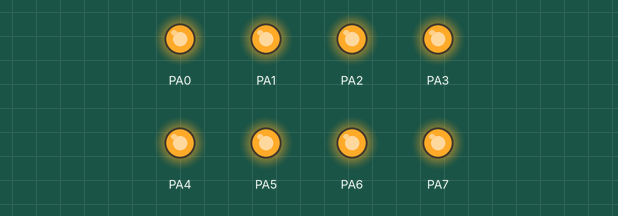
Bench run of a program on a simulated ATmega1284P, built with avr-gcc and emulated at 1 MHz. Shown: output pins drawn as LEDs (lit = HIGH). Random numbers use the default seed unless the program sets one.

Above: at 0.13 s.
At 4.84 s:
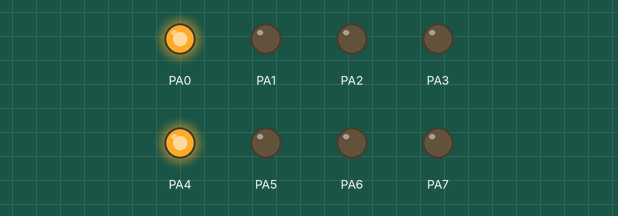
At 9.83 s:
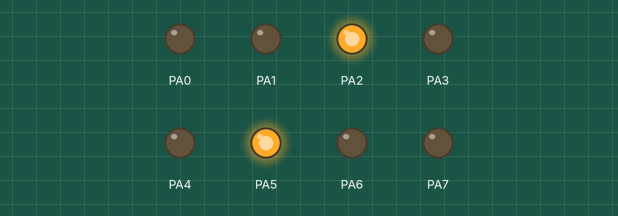
At 19.79 s:
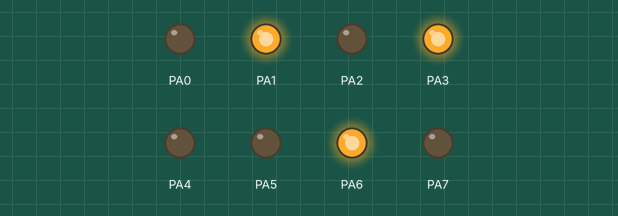
At 29.75 s:
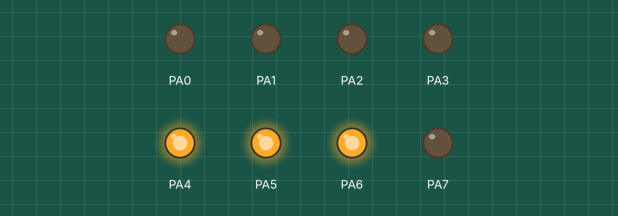
At 39.71 s:
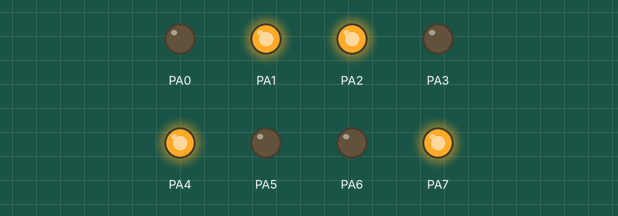
Timing chart, 0 to 40.0 s (numbered marks = the images above):
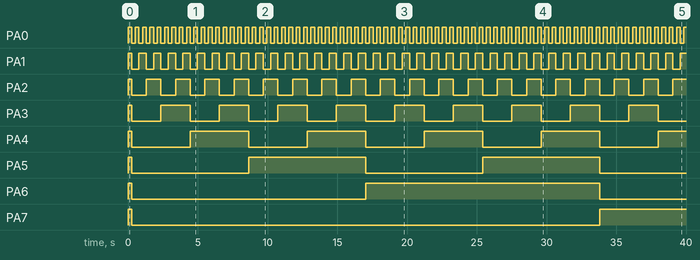

Measured:
- by itself, PA0: alternates HIGH for 0.26 s and LOW for 0.26 s
- by itself, PA1: repeats every 1.0 s: LOW 0.52 s, HIGH 0.52 s
- by itself, PA2: repeats every 2.1 s: LOW 1.0 s, HIGH 1.0 s
- by itself, PA3: repeats every 4.2 s: LOW 2.1 s, HIGH 2.1 s
- by itself, PA4: repeats every 8.4 s: LOW 4.2 s, HIGH 4.2 s
- by itself, PA5: repeats every 16.8 s: LOW 8.4 s, HIGH 8.4 s
- by itself, PA6: LOW → HIGH at 0.00 s, → LOW 0.26 s later, → HIGH 16.8 s later, → LOW 16.8 s later
- by itself, PA7: LOW → HIGH at 0.00 s, → LOW 0.26 s later, → HIGH 33.6 s later

The program:

main.c
```c
#include <avr/interrupt.h>
#include <avr/io.h>
#include <string.h>
//#define F_CPU 20000000UL

static uint8_t counter = 0xFF;
void configure_interrupt(void);

uint8_t main(void) {
  configure_interrupt();
  sei();
  while (1) {

  }
  return 0;
}

ISR(TIMER0_OVF_vect, ISR_BLOCK) {
  // Run every ~125 ms
  cli();
  PORTA = ++counter; //counter;
  sei();
}

void configure_interrupt(void) {
  // Enable Interrupt
  TIMSK0 = (1 << TOIE0);
  // No wave generator
  // 1024 Prescaler
  TCCR0B = (1 << CS02) | (1 << CS00);
  // 76 Hz

  PORTA = counter;

  DDRA = 0xFF;
  TCNT0 = 0;
  TIMSK0 = 1 << TOIE0;
  TIFR0 = 1 << TOV0;
}
```

tictactoe.c
```c
#include <avr/interrupt.h>
#include <avr/io.h>
#include <string.h>

#include <keyboard_driver.h>
#include <lights_driver.h>
#include <screen_buffer_driver.h>

static const __flash char __which_move[] = "Would you like to play X or O?";
static const __flash char __invalid_move[] = "Invalid selection...";
static const __flash char __make_move[] =
    "Enter the number for selection of play. ie. 5 for center";
static const __flash char __winner_player[] = "Congrats. You win.";
static const __flash char __winner_computer[] = ":(. Computer wins.";
static const __flash char __winner_tie[] = "It's a draw.";

enum Move { EMPTY, X, O };

enum Move winner(enum Move board[3][3]);
bool game_over(enum Move board[3][3]);
void clear_board(enum Move board[3][3]);

void tictactoe(void) {
  char buffer[80] = "\0";
  enum Move board[3][3];
  enum Move player;
  enum Move current_move = X;
  clear_board(board);

  while (true) {
    output_line_flash(__which_move);
    scroll_line();
    keyboard_wait_for_line(buffer, 80);

    if (strcmp(buffer, "O") || strcmp(buffer, "o")) {
      player = O;
      break;
    } else if (strcmp(buffer, "X") || strcmp(buffer, "x")) {
      player = X;
      break;
    }
  }

  while (!game_over(board) && winner(board) == EMPTY) {
    uint8_t i, j;
    if (current_move == player) {
      do {
        output_line_flash(__make_move);
        scroll_line();
        keyboard_wait_for_line(buffer, 80);
        i = buffer[0] - '0';
        j = i % 3;
        i /= 3;
      } while (i >= 0 && i < 3 && j >= 0 && j < 3 && board[i][j] != EMPTY);
      board[i][j] = player;
    } else {
      do {
        i = random(9);
        j = i % 3;
        i /= 3;
      } while (board[i][j] != EMPTY);
      board[i][j] = player == X ? O : X;
    }
    current_move = current_move == X ? O : X;
  }

  enum Move game_winner = winner(board);
  if (game_winner == player) {
    output_line_flash(__winner_player);
  } else if (game_winner == EMPTY) {
    output_line_flash(__winner_computer);
  } else {
    output_line_flash(__winner_tie);
  }
  scroll_line();
  return;
}

void clear_board(enum Move board[3][3]) {
  for (uint8_t i = 0; i < 3; ++i) {
    for (uint8_t j = 0; j < 3; ++j) {
      board[i][j] = EMPTY;
    }
  }
}

void print_board(enum Move board[3][3]) {
  char buffer[6] = "\0|\0|\0\0";
  for (uint8_t i = 0; i < 3; ++i) {
    for (uint8_t j = 0; j < 3; ++j) {
      buffer[j * 2] = (i * 3 + j) + '0';
      if (board[i][j] != EMPTY) {
        buffer[j * 2] = board[i][j] == X ? 'X' : 'O';
      }
    }
    output_line(buffer);
    scroll_line();
  }
}

enum Move winner(enum Move board[3][3]) {
  for (uint8_t i = 0; i < 3; ++i) {
    if (board[i][0] != EMPTY && board[i][0] == board[i][1] &&
        board[i][1] == board[i][2]) {
      return board[i][0];
    }
    if (board[0][i] != EMPTY && board[0][i] == board[1][i] &&
        board[1][i] == board[2][i]) {
      return board[0][i];
    }
  }
  if (board[1][1] != EMPTY) {
    if ((board[0][0] == board[1][1] && board[1][1] == board[2][2]) ||
        (board[0][2] == board[1][1] && board[1][1] == board[2][0])) {
      return board[1][1];
    }
  }
  return EMPTY;
}

bool game_over(enum Move board[3][3]) {
  for (uint8_t i = 0; i < 3; ++i) {
    for (uint8_t j = 0; j < 3; ++j) {
      if (board[i][j] == EMPTY) {
        return true;
      }
    }
  }
  return false;
}
```

tools.h
```c
#ifndef tools_h
#define tools_h

#define GET_FLAG(FLAG, REGISTER) REGISTER &FLAG
#define NGET_FLAG(FLAG, REGISTER) ~REGISTER &FLAG
#define SET_FLAG(FLAG, REGISTER) REGISTER |= FLAG
#define UNSET_FLAG(FLAG, REGISTER) REGISTER &= ~FLAG


#endif
```

keyboard_driver.c
```c
#include <avr/io.h>
#include <stdbool.h>

#include "keyboard_driver.h"
#include "tools.h"
const uint8_t K_FLAG_BUFFER_EMPTY = 0b00000001;
const uint8_t K_FLAG_BUFFER_FULL = 0b00000010;
const uint8_t K_FLAG_READ_LAST = 0b00000100;
const uint8_t K_FLAG_RESERVED3 = 0b00001000;
const uint8_t K_FLAG_RESERVED4 = 0b00010000;
const uint8_t K_FLAG_RESERVED5 = 0b00100000;
const uint8_t K_FLAG_RESERVED6 = 0b01000000;
const uint8_t K_FLAG_RESERVED7 = 0b10000000;

static const __flash char keyboard_char_table[KEYBOARD_BUFFER_LENGTH] = {
    '\e', '~', '\0', '\0', '1', 'Q', 'A', 'Z'};

void keyboard_setup(void) {
  DDRA |= 0x3F; // PORTA{0...5} are output
  DDRC = 0;     // PORTC is input
}

// Private calls

static inline char __read_keyboard_scan(void) {
  // Scan each line of the keyboard
  for (uint8_t i = 0; i < 6; ++i) {
    // Output a 1 on each line
    PORTA = 1 << i;
    if (PORTC) {
      // Grab input
      // TODO: This is wrong
      return keyboard_char_table[PORTC + i * 8];
    }
  }
  return 0;
}

static inline uint8_t __kputc(char c) {
  if (NGET_KFLAG(K_FLAG_BUFFER_FULL)) {
    keyboard_buffer[keyboard_buffer_index++] = c;
    return 1;
  }
  return 0;
}

// Syscalls

void read_keyboard(void) {
  // Check if buffer is full
  if (GET_KFLAG(K_FLAG_BUFFER_FULL)) {
    return;
  }
  // Scan keyboard for inputs
  uint8_t keyboard_code = __read_keyboard_scan();
  PORTA = 0;
  if (keyboard_code && ~GET_KFLAG(K_FLAG_READ_LAST)) {
    __kputc(keyboard_char_table[keyboard_code]);
  }
  if (keyboard_code == 0) {
    UNSET_KFLAG(K_FLAG_READ_LAST);
  }
  if (keyboard_buffer_index == KEYBOARD_BUFFER_LENGTH) {
    SET_KFLAG(K_FLAG_BUFFER_FULL);
  }
}

char kgetc(void) {
  if (GET_KFLAG(K_FLAG_BUFFER_EMPTY)) {
    return 0;
  }
  if (keyboard_buffer_index == 0) {
    UNSET_KFLAG(K_FLAG_BUFFER_EMPTY);
    return 0;
  }
  return keyboard_buffer[--keyboard_buffer_index];
}

uint8_t kputc(char c) { return __kputc(c); }

void keyboard_wait_for_line(char *buffer, uint8_t size) {
  char key_pressed = '\0';
  uint8_t index = 0;
  do {
    key_pressed = kgetc();
    if (key_pressed == '\b' && index > 0) {
      buffer[index--] = '\0';
    } else if (key_pressed != '\0') {
      buffer[index++] = key_pressed;
    }
  } while (key_pressed != '\n' && index < size - 1);

  // Terminate string
  buffer[index] = '\0';
}
```

keyboard_driver.h
```c
#include <avr/io.h>
#include <stdbool.h>
#ifndef keyboard_driver_h
#define keyboard_driver_h

#define KEYBOARD_BUFFER_LENGTH 64
#define GET_KFLAG(FLAG) GET_FLAG(FLAG, keyboard_status)
#define NGET_KFLAG(FLAG) NGET_FLAG(FLAG, keyboard_status)
#define SET_KFLAG(FLAG) SET_FLAG(FLAG, keyboard_status)
#define UNSET_KFLAG(FLAG) UNSET_FLAG(FLAG, keyboard_status)
static char keyboard_buffer[KEYBOARD_BUFFER_LENGTH];
static uint8_t keyboard_buffer_index;
static uint8_t keyboard_status;

const uint8_t K_FLAG_BUFFER_EMPTY;
const uint8_t K_FLAG_BUFFER_FULL;
const uint8_t K_FLAG_READ_LAST;
const uint8_t K_FLAG_RESERVED3;
const uint8_t K_FLAG_RESERVED4;
const uint8_t K_FLAG_RESERVED5;
const uint8_t K_FLAG_RESERVED6;
const uint8_t K_FLAG_RESERVED7;

void read_keyboard(void);
char kgetc(void);
uint8_t kputc(char c);
void keyboard_wait_for_line(char *buffer, uint8_t size);
void keyboard_setup(void);
#endif
```

lights_driver.c
```c
#include <avr/io.h>
#include <stdbool.h>

#include "lights_driver.h"
#include "tools.h"

static uint8_t counter = 0xFF;

void increment_master_lights(void) { PORTA = ++counter; }
/*
void lighta(bool set) {
  counter = set ? counter | 1 << 6 : counter & (~(1 << 6));
  PORTA = counter;
}

void lightb(bool set) {
  counter = set ? counter | 1 << 7 : counter & (~(1 << 7));
  PORTA = counter;
}
*/

void master_lights_setup(void) {
  DDRA = 0b11000000;
  PORTA = counter;
}

uint8_t random(uint8_t count) {
  // LCG of Garbage Quality
  return (7 * counter++) + 251 % count;
}
```

lights_driver.h
```c
#include <avr/io.h>
#include <stdbool.h>
#ifndef lights_driver_h
#define lights_driver_h

void increment_master_lights(void);
void master_lights_setup(void);
uint8_t random(uint8_t);

#endif
```

screen_buffer_driver.c
```c
#include <avr/io.h>
#include <stdbool.h>

#include "screen_buffer_driver.h"
#include "tools.h"

static uint8_t screen_buffer[SCREEN_HEIGHT][SCREEN_WIDTH];

static uint8_t current_line = 22;

static uint8_t scrolling_offset = 0;

const uint8_t SB_FLAG_RESERVED0 = 0b00000001;
const uint8_t SB_FLAG_RESERVED1 = 0b00000010;
const uint8_t SB_FLAG_RESERVED2 = 0b00000100;
const uint8_t SB_FLAG_RESERVED3 = 0b00001000;
const uint8_t SB_FLAG_RESERVED4 = 0b00010000;
const uint8_t SB_FLAG_RESERVED5 = 0b00100000;
const uint8_t SB_FLAG_RESERVED6 = 0b01000000;
const uint8_t SB_FLAG_RESERVED7 = 0b10000000;

void clear_screen(void) {
  for (uint8_t i = 0; i < SCREEN_HEIGHT; ++i) {
    for (uint8_t j = 0; j < SCREEN_WIDTH; ++j) {
      screen_buffer[i][j] = 0;
    }
  }
}

void screen_setup(void) {
  DDRB = 0xFF;
  DDRD |= 0x03; // Input bit & Clock Bit on Port D
  clear_screen();
  // Output Boot Screen?
}

static inline void __set_input_dumb_terminal(void) {
  PORTD |= 0x02; // Set on
}

static inline void __unset_input_dumb_terminal(void) {
  PORTD &= ~0x02; // Set off
}

static inline void __set_clock_dumb_terminal(void) {
  PORTD |= 0x01; // Set on
}

static inline void __unset_clock_dumb_terminal(void) {
  PORTD &= ~0x01; // Set off
}

static inline void __put_on_dumb_terminal(char output) {
  PORTB = output;
  __set_clock_dumb_terminal();
  // ~ 1 microsecond delay, should be catchable on interrupt on RasPi
  __unset_clock_dumb_terminal();
}

void output_video_ram(void) {
  // Sync
  __set_input_dumb_terminal();
  // Delay ~25 us?
  // Should be enough to signal begin
  for (uint8_t i = 0; i < SYNC_DELAY; ++i) {
    asm volatile("nop\t\n");
    ++i;
  }
  for (uint8_t i = 0; i < SCREEN_HEIGHT; ++i) {
    for (uint8_t j = 0; j < SCREEN_WIDTH; ++j) {
      __put_on_dumb_terminal(
          screen_buffer[(i + scrolling_offset) % SCREEN_HEIGHT][j]);
    }
  }
  __unset_input_dumb_terminal();
}

void output_line(char line[]) {
  uint8_t i = 0;
  for (; i < 80 && line[i]; ++i) {
    screen_buffer[current_line][i] = line[i];
  }
  for (; i < 80; ++i) {
    screen_buffer[current_line][i] = 0;
  }
}

void output_line_flash(const char __flash *line) {
  uint8_t i = 0;
  for (; i < 80 && line[i]; ++i) {
    screen_buffer[current_line][i] = line[i];
  }
  for (; i < 80; ++i) {
    screen_buffer[current_line][i] = 0;
  }
}

void scroll_line(void) {
  current_line++;
  current_line %= SCREEN_HEIGHT;
}
```

screen_buffer_driver.h
```c
#include <avr/io.h>
#include <stdbool.h>
#ifndef screen_buffer_driver_h
#define screen_buffer_driver_h

#define SCREEN_WIDTH 80
#define SCREEN_HEIGHT 25
#define SYNC_DELAY 25
#define GET_SBFLAG(FLAG) GET_FLAG(FLAG, screen_buffer_status)
#define NGET_SBFLAG(FLAG) NGET_FLAG(FLAG, screen_buffer_status)
#define SET_SBFLAG(FLAG) SET_FLAG(FLAG, screen_buffer_status)
#define UNSET_SBFLAG(FLAG) UNSET_FLAG(FLAG, screen_buffer_status)

static uint8_t screen_buffer_index;
static uint8_t screen_buffer_status;

const uint8_t SB_FLAG_RESERVED0;
const uint8_t SB_FLAG_RESERVED1;
const uint8_t SB_FLAG_RESERVED2;
const uint8_t SB_FLAG_RESERVED3;
const uint8_t SB_FLAG_RESERVED4;
const uint8_t SB_FLAG_RESERVED5;
const uint8_t SB_FLAG_RESERVED6;
const uint8_t SB_FLAG_RESERVED7;

void clear_screen(void);
void output_video_ram(void);
void output_line(char[]);
void output_line_flash(const __flash char *);
void scroll_line(void);
void screen_setup(void);

#endif
```
